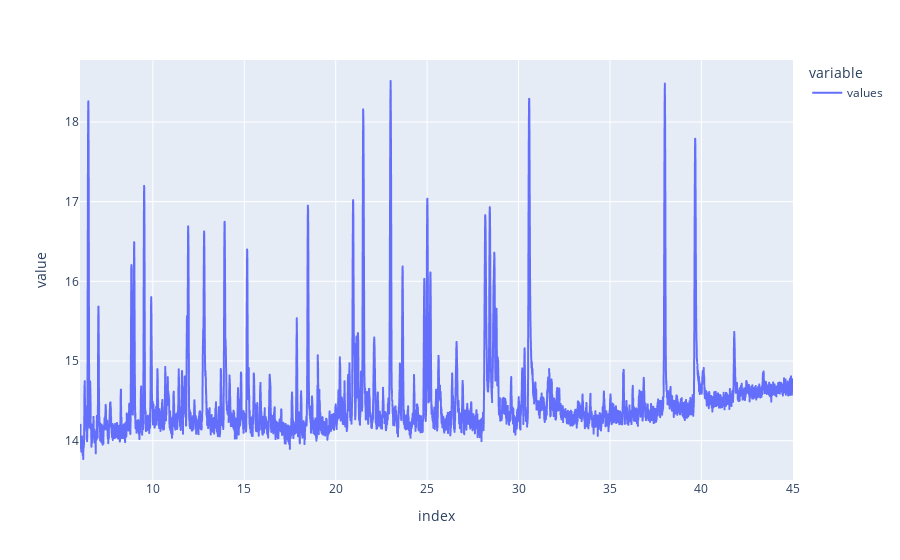

Notebook code cell kept with this figure:
### Markdown cell above
## Mise en évidence des pics
Le passage des données en logarithme permet de mettre en évidence les plus petits pics du graphique, le but est de ne pas donner un importance trop grande aux pics les plus haut, car cela pourrait compliquer le travail sur la partie IA dans le cas ou l'information importante est contenue dans un pic de taille faible.<br>
Remarque : la fonction logarithme est bijective, il n'y a donc pas de perte d'information.

### Code cell
temp = np.log(temp)
temp.plot()

### Figure 1 — Plotly figure (JSON) as saved in the notebook; plotly's stock layout.template omitted (floating-point values rounded to 4 significant figures; data arrays with more than 128 entries replaced by an {"elided": "..."} marker saying what was removed)
{"data": [{"hovertemplate": "variable=values<br>index=%{x}<br>value=%{y}<extra></extra>", "legendgroup": "values", "line": {"color": "#636efa", "dash": "solid"}, "mode": "lines", "name": "values", "showlegend": true, "type": "scattergl", "x": {"elided": "6609 float values"}, "xaxis": "x", "y": {"elided": "6609 float values"}, "yaxis": "y"}], "layout": {"legend": {"title": {"text": "variable"}, "tracegroupgap": 0}, "margin": {"t": 60}, "xaxis": {"anchor": "y", "domain": [0, 1], "title": {"text": "index"}}, "yaxis": {"anchor": "x", "domain": [0, 1], "title": {"text": "value"}}}}
